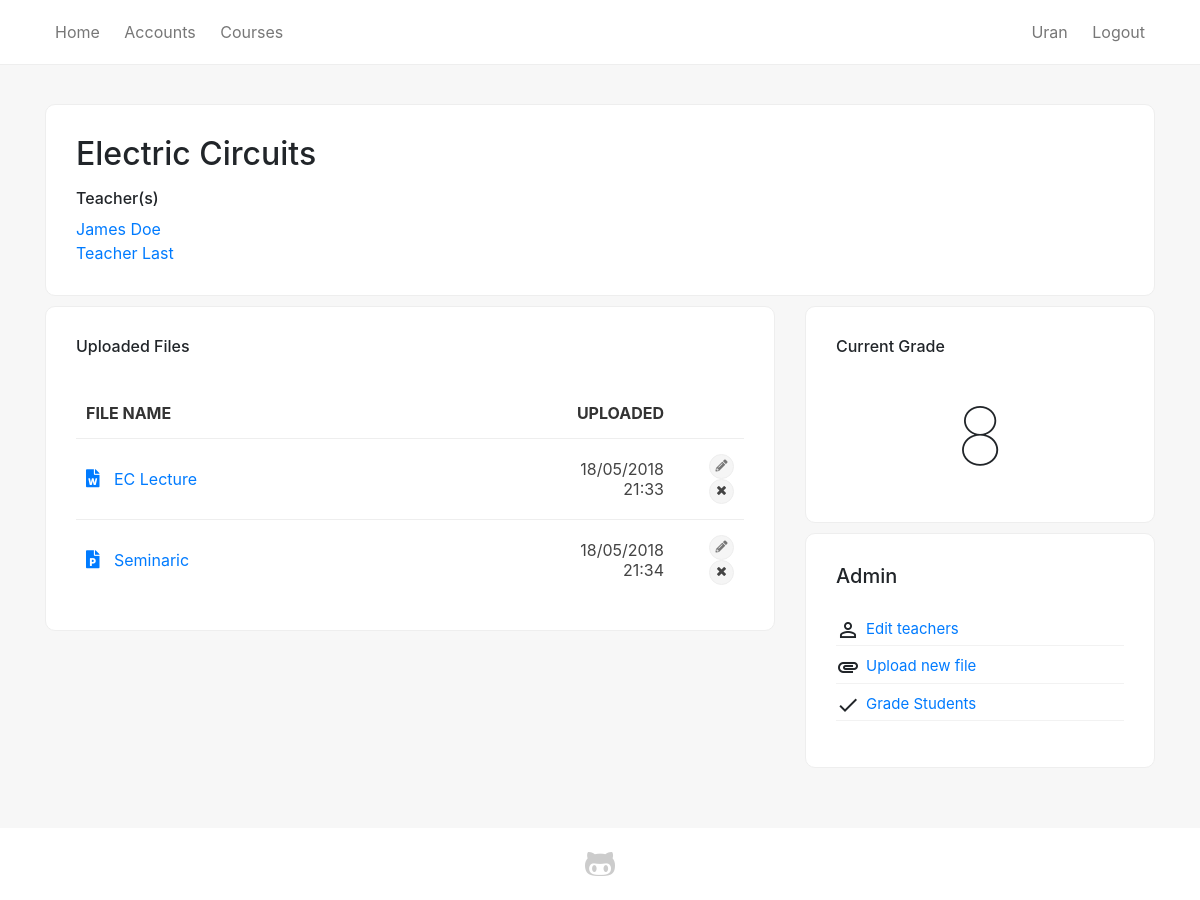
The page /programs/course/4 (signed in) on the database as committed earlier.
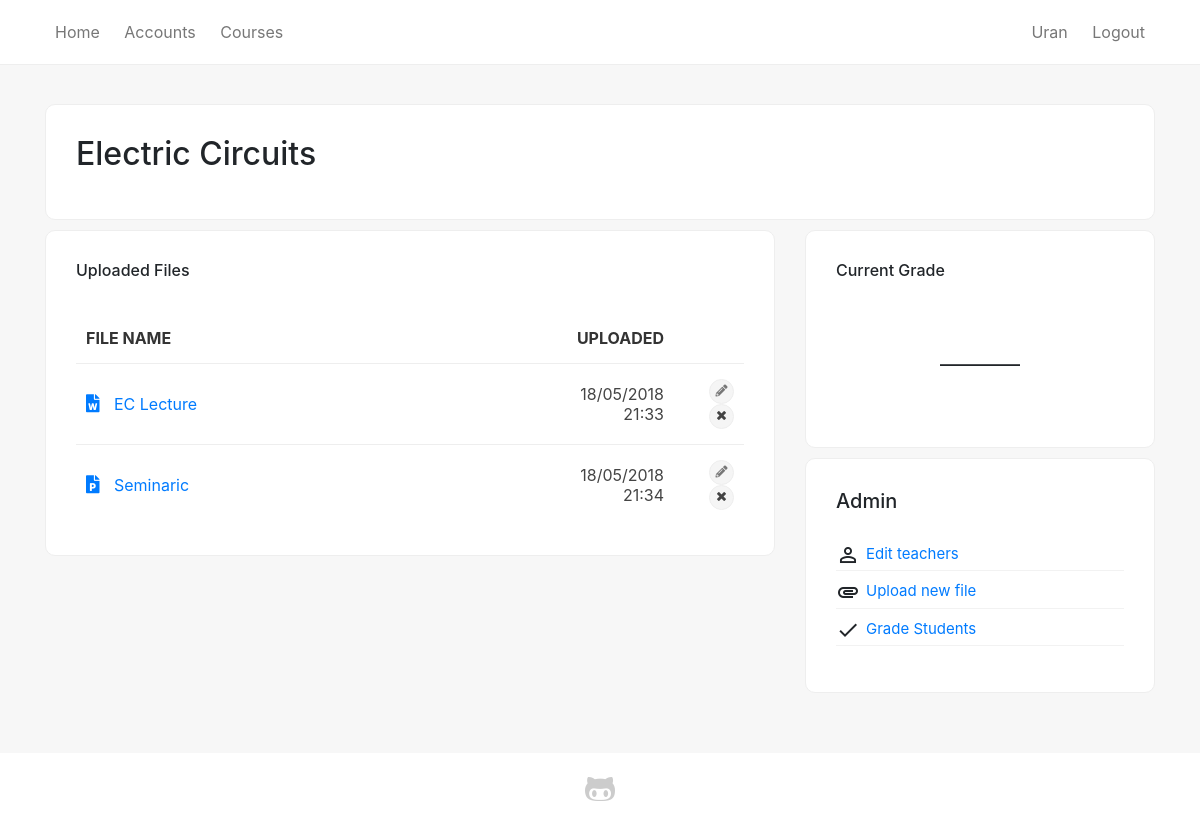
The same page on the database as committed later.
### sems/models.py (models this page shows, shortened)
class Student(models.Model):
    user = models.OneToOneField(User, on_delete=models.CASCADE, null=True)
    first_name = models.CharField(max_length=100, null=True)
    last_name = models.CharField(max_length=100, null=True)
    picture = models.ImageField(null=True, blank=True, default='no-img.png')
    website = models.URLField(max_length=100, null=True, blank=True)
    email = models.EmailField(max_length=100, null=True)
    program = models.ForeignKey(Program, on_delete=models.SET_NULL, null=True)
    country = models.ForeignKey(State, on_delete=models.SET_NULL, null=True)
    city = models.CharField(max_length=100, null=True)
    course = models.ManyToManyField(Course, related_name='course')
    course_teacher = models.ManyToManyField(Course, related_name='course_teacher')

class Course(models.Model):
    name = models.CharField(max_length=200)
    summary = models.TextField(max_length=600, null=True, blank=True)
    program = models.ForeignKey(Program, on_delete=models.CASCADE)
    start_date = models.DateField()
    end_date = models.DateField()
    credits = models.IntegerField(null=True, default=0)
    def __str__(self):
        return self.name

class Upload(models.Model):
    name = models.CharField(max_length=100)
    course = models.ForeignKey(Course, on_delete=models.CASCADE)
    file = models.FileField(upload_to='files/', validators=[FileExtensionValidator(['pdf', 'docx', 'doc', 'xls', 'xlsx', 'ppt', 'pptx', 'zip', 'rar', '7zip'])])
    upload_time = models.DateTimeField(default=datetime.now, null=True)
    def get_extension_short(self):
        ext = str(self.file).split(".")
        ext = ext[len(ext)-1]
        if ext == 'doc' or ext == 'docx':
            return 'word'
        elif ext == 'pdf':
            return 'pdf'
        elif ext == 'xls' or ext == 'xlsx':
            return 'excel'
        elif ext == 'ppt' or ext == 'pptx':
            return 'powerpoint'
        elif ext == 'zip' or ext == 'rar' or ext == '7zip':
            return 'archive'
    def __str__(self):
        return str(self.file)[6:]

class Grade(models.Model):
    student = models.ForeignKey(User, on_delete=models.CASCADE)
    course = models.ForeignKey(Course, on_delete=models.CASCADE)
    grade = models.IntegerField(default=0)

### sems/views.py (the view)
# urls.py: path('programs/course/<int:pk>', views.course_detail, name='course_detail'),
def course_detail(request, pk):
    course = Course.objects.get(pk = pk)
    files = Upload.objects.filter(course_id = pk)
    users = User.objects.filter(student__course_teacher__in=[course])
    grades = Grade.objects.filter(student_id=request.user.id, course_id=pk)
    teachers = Student.objects.filter(course_teacher__in=[course])
    if request.user.is_authenticated:
        return render(
            request, 'course_single.html', {'usrs': users, 'course': course, 'files': files, 'grades': grades, 'teachers': teachers, 'media_url': settings.MEDIA_ROOT},
        )
    else:
        return redirect('login')

### sems/templates/course_single.html (shortened to what this page needs)
{% extends 'base_generic.html' %}
{% block content %}
<div class="container">
    <div class="row">
        <div class="col-md-12 col-xs-12">
            <div class="card-box">
                <h2>{{ course }}</h2>
                {% if teachers %}
                    <h6>Teacher(s)</h6>
                    {% for teacher in teachers %}
                        <a href="{% url 'student_detail' pk=teacher.pk%}">{{ teacher.first_name }} {{ teacher.last_name }}</a><br/>
                    {% endfor %}
                {% endif %}
            </div>
        </div>
    {% load static %}
    <div class="col-md-8 col-xs-12">
    <div class="shadow-box">
        {% if files %}
        <h6>Uploaded Files</h6><br/>
        <table>
            <thead>
                <tr>
                    <th>File name</th>
                    <th class="text-right">Uploaded</th>
                    {% if user.is_superuser %}
                    <th></th>
                    {% endif %}
                </tr>
            </thead>
            <tbody>
            {% for file in files %}
            <tr>
                <td><a href="{% static 'uploads/' %}{{ file.file }}" title="{{ file }}"><i style="font-size: 18px; padding-right: 10px;" class="fas fa-file-{{ file.get_extension_short }}"></i> {{ file.name }}</a><br/></td>
                <td class="text-right">{{ file.upload_time|date:'d/m/Y' }}<br>{{ file.upload_time|date:'H:i' }}</td>
                {% if user.is_superuser %}
                <td style="width: 70px" class="text-right"><a href="{% url 'upload_file_edit' course_id=course.pk file_id=file.pk %}"><span class="label sm-label"><i class="fas fa-pencil-alt"></i></span></a>
                    <span class="with-popup">
                        <a class="label sm-label"><i class="fas fa-times"></i></a>
                    </span></td>
                    {% endif %}
            </tr>
            {% endfor %}
            </tbody>
        </table>
        {% else %}
        <p class="text-center"><i class="material-icons">sentiment_dissatisfied</i><br/>No files have been uploaded... yet</p>
        {% endif %}
        </div>
    </div>
        <div class="col-md-4 col-xs-12">
            <div class="card-box">
                <h6>Current Grade</h6><br/>
                <h1 class="text-center" style="font-size: 80px; font-weight: lighter">
                    {% if grades %}
                        {% for grade in grades %}
                            {% if grade.grade >= 5 and grade.grade <= 10 %}
                            {{ grade.grade }}
                            {% else %}
                            &mdash;
                            {% endif %}
                        {% endfor %}
                    {% else %}
                        &mdash;
                    {% endif %}
                </h1>
            </div>
            {% if user.is_authenticated %}
                {% if user.is_superuser %}
                    <div class="card-box">
                        <h5>Admin</h5>
                        <ul class="list-unstyled">
                            <li><i class="material-icons">person_outline</i> <a href="{% url 'add_teacher' course_id=course.pk %}">Edit teachers</a></li>
                            <li><i class="material-icons">attachment</i> <a href="{% url 'upload_file_view' course_id=course.pk %}" >Upload new file</a></li>
                            <li><i class="material-icons">done</i> <a href="{% url 'grade_students' course_id=course.pk %}" >Grade Students</a></li>
                        </ul>
                    </div>
                {% endif %}
            {% endif %}
        </div>
    </div>
</div>
{% endblock %}

### sems/templates/base_generic.html (shortened to what this page needs)
{% load static %}
<html>
<head>
    <link rel="stylesheet" href="https://use.fontawesome.com/releases/v5.0.12/css/all.css">
    <link rel="stylesheet" href="{% static 'css/bootstrap.min.css' %}">
    <link rel="stylesheet" href="{% static 'css/main.css' %}">
    <link rel="stylesheet" href="{% static 'fonts/fontawesome-all.min.css' %}">
</head>
<body>
    <div class="wrapper">
        <header>
            <nav>
                <div class="container">
                    {% url 'home' as hom %}
                    {% url 'students' as acc %}
                    {% url 'programs' as prog %}
                    {% url 'login' as log %}
                    {% url 'student_detail' pk=user.student.pk as sd %}
                    <a href="{% url 'home' %}" {% if request.path == hom %} class="active"{% endif %}>Home</a>
                    <a href="{% url 'students' %}" {% if request.path == acc %} class="active"{% endif %}>Accounts</a>
                    <a href="{% url 'programs' %}" {% if request.path == prog %} class="active"{% endif %}>Courses</a>
                    <div class="inline-block float-right text-right">
                    {% if not user.is_authenticated %}
                    <a href="{% url 'login' %}" {% if request.path == log %} class="active"{% endif %}>Login</a>
                    {% else %}
                        <a href="{% url 'student_detail' pk=user.student.pk %}" {% if request.path == sd %} class="active"{% endif %}>{{ user.student.first_name }}</a>
                    <a href="{% url 'logout' %}">Logout</a>
                    {% endif %}
                    </div>
                </div>
            </nav>
        </header>
        <br/>
        {% block content %}
        {% endblock %}
    </div>
    <footer>
        <div class="container">
            <div class="row justify-content-center">
                <div class="col-md-6 col-xs-12 text-center">
                    <a href="https://github.com/urankajtazaj/SEMS" title="View on GitHub" target="_blank"><i class="fab fa-github-alt fa-2x"></i></a>
                </div>
            </div>
        </div>
    </footer>
</body>
</html>

### sems/static/css/main.css (style rules this page uses)
* { --main-color: #006992; }
.inline-block { display: inline-block; }
body { display: flex; flex-direction: column; background-color: #f7f7f7; min-height: 100vh; }
.wrapper { flex: 1; }
nav { padding: 20px 0; background-color: #fff; margin-bottom: 15px; border-bottom: 1px solid #eee; }
nav a { padding: 20px 10px; color: #777; border-bottom: 2px solid transparent; transition: 100ms ease; }
.shadow-box, .card-box, .empty-box { background-color: #fff; padding: 30px; border-radius: 10px; margin-bottom: 10px; display: block; border: 1px solid #eee; background-color: #fff; }
.card-box ul { margin-top: 25px; }
.card-box li, .card-box .label { margin-bottom: 4px; font-size: 15px; border-bottom: 1px solid #f2f2f2; position: relative; transition: 150ms ease; }
.card-box li { padding-left: 30px; padding-top: 5px; padding-bottom: 5px; }
table { width: 100%; }
td, th { padding: 15px 10px; border-top: 1px solid #eee; color: #444; }
th { border: none; color: #333; background-color: #fff; text-transform: uppercase; }
.label { display: inline-flex; justify-content: center; align-items: center; border-radius: 50px; background-color: #f5f5f5; color: #777; padding: 4px 10px; border: 1px solid #eee; }
.material-icons, .label .material-icons { position: absolute; left: 0; }
td { position: relative; }
footer { background-color: #fff; padding: 20px 0; margin-top: 50px; }
footer a { color: #ccc; transition: 150ms ease; }
.with-popup { position: relative; }
.with-popup a { cursor: pointer; }
.sm-label { width: 25px; height: 25px; font-size: 12px; }

Rows that differ between the two databases and show on the page:
removed Student: first_name "James", last_name "Doe"
removed Student: first_name "Teacher", last_name "Last"
removed Grade: grade "8"
Other text that changed with them:
text no longer shown: "Teacher(s)"
